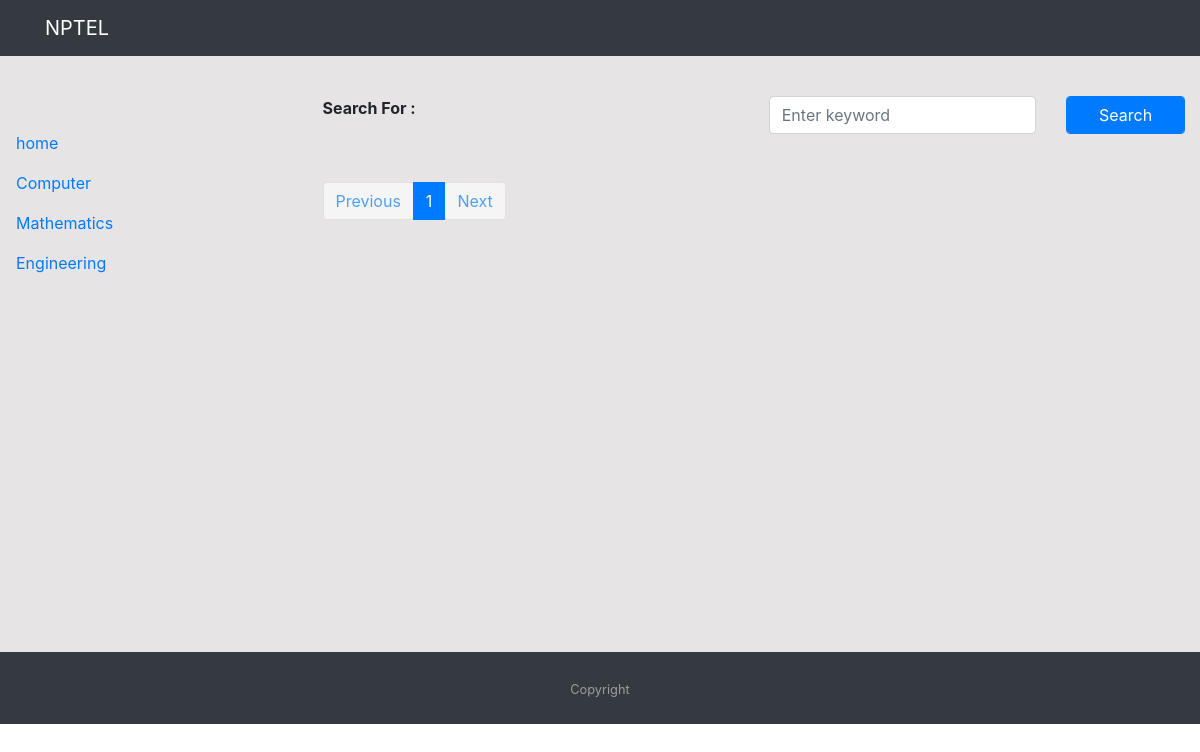
Page /engineering on the earlier database version.
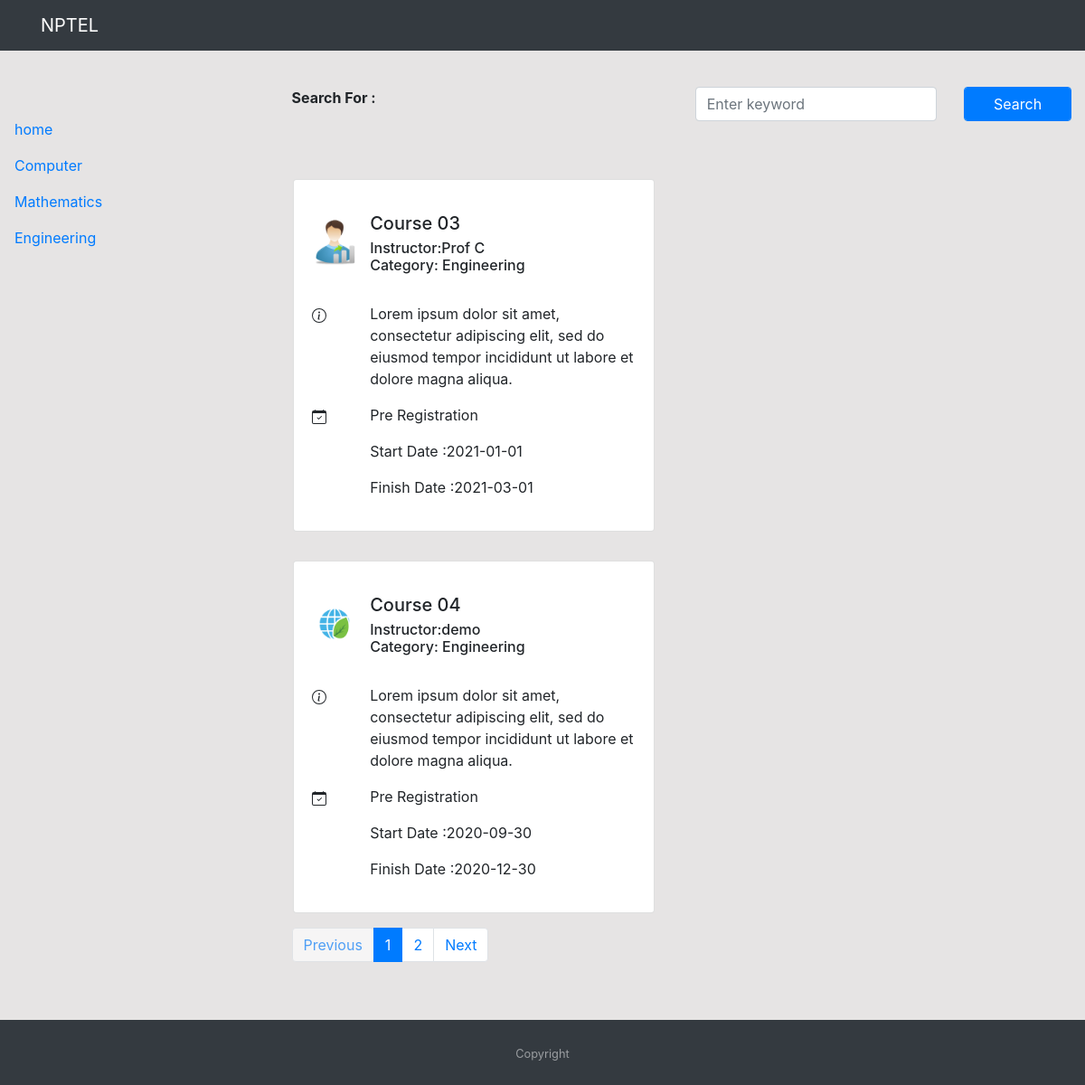
Same page on the later database version.
### app.py (models this page shows, shortened)
class Courses(db.Model):
  id = db.Column(db.Integer, primary_key=True)
  title = db.Column(db.String(100), unique=True)
  instructor = db.Column(db.String)
  category = db.Column(db.String)
  description = db.Column(db.String)
  filename = db.Column(db.String)
  type = db.Column(db.String)
  startDate = db.Column(db.Integer)
  endDate = db.Column(db.Integer)

### app.py (the view)
@app.route('/engineering', methods=['GET','POST'], defaults={"page": 1})
def get_engcourses(page):
   page = page
   pages = 5
   courses = Courses.query.order_by(Courses.id.asc()).paginate(page,pages,error_out=False)
   all_products = Courses.query.filter(Courses.category == 'Engineering')
   result = courses_schema.dump(all_products)
   if request.method == 'POST' and 'tag' in request.form:
       tag = request.form["tag"]
       search = "%{}%".format(tag)
       result = Courses.query.filter(Courses.category == "Engineering" , or_(Courses.title.like(search), Courses.instructor.like(search)))
       return render_template('eng.html', result=result , tag=tag , courses=courses)
   return render_template('eng.html', result=result , courses=courses)

### templates/eng.html (shortened to what this page needs)
{% extends "base.html" %}
{% block content %}
<section>
    {% for d in result %}
    <div class="row">
        <div class="card my-3 mx-3" style="width: 25rem;">
            <div class="card-body">
                <div class="row py-4">
                    <div class="col container">
                        <a href=""><img src="../static/imageuploads/{{d.filename}}" width="50" height="50"
                                alt="..."></a>
                    </div>
                    <div class="col-md-10 container" style="margin-right: 0%;margin-top: -15%;">
                        <h5 class="card-title">{{ d.title}}</h5>
                        <h6 class="card-subtitle mb-2 ">Instructor:{{ d.instructor}}<br> Category: {{ d.category}}</h6>
                    </div>
                </div>
                <div class="row">
                    <div class="col container">
                    </div>
                    <div class="col-md-10 container">
                        <p>{{ d.description }}</p>
                    </div>
                </div>
                <div class="row">
                    <div class="col container">
                    </div>
                    <div class="col-md-10 container">
                        <p>{{d.type}}</p>
                        <p>Start Date :{{ d.startDate}}</p>
                        <p>Finish Date :{{ d.endDate}}</p>
                    </div>
                </div>
            </div>
        </div>
    </div>
    {% endfor %}
</section>
{% endblock %}

### templates/base.html (shortened to what this page needs)
<!doctype html>
<html lang="en">
<head>
  <link rel="stylesheet" href="https://stackpath.bootstrapcdn.com/bootstrap/4.5.2/css/bootstrap.min.css"
>
  <link rel="stylesheet" href="{{ url_for('static', filename='css/main.css') }}">
</head>
<body>
  <nav class="navbar navbar-expand-lg navbar-dark bg-dark fixed-top">
    <div class="container">
      <a class="navbar-brand" href="#">NPTEL</a>
    </div>
  </nav>
  <div class="Main">
    <div class="row">
      <div class="col-3 " id="sidebar">
        <nav class="nav flex-column">
          <a class="nav-link active" href="/">home</a>
          <a class="nav-link" href="/Computer">Computer</a>
          <a class="nav-link" href="/Maths">Mathematics</a>
          <a class="nav-link" href="/engineering">Engineering</a>
        </nav>
      </div>
      <div class="col-9">
        <div class="container my-5">
          <div class="row py-5">
            <div class="col-6">
              <strong>Search For : {{ tag}}</strong>
            </div>
            <div class="col-6">
              <form action="" method="post" autocomplete="off">
                <div class="row">
                  <div class="col-8">
                    <input type="text" class="form-control" name="tag" id="tag" placeholder="Enter keyword" />
                  </div>
                  <div class="col-4" align="left">
                    <input type="submit" value="Search" class="form-control btn btn-primary " name="">
                  </div>
              </form>
            </div>
          </div>
        </div>
        <div class="row">
          <div class="col-12">
            {% block content %}
            {% endblock %}
            <nav aria-label="Page navigation example">
              <ul class="pagination">
                {% if courses.has_prev %}
                <li class="page-item"> <a class="page-link"
                    href="{{ url_for('index', page=courses.prev_num) }}">Previous</a></li>
                {% else %}
                <li class="page-item"><a class="page-link btn disabled" href="#">Previous</a></li>
                {% endif %}
                {% for page in courses.iter_pages(left_edge=3, right_edge=3) %}
                {% if page %}
                {% if page==courses.page %}
                <li class="page-item active"><a class="page-link"
                    href="{{ url_for('index', page=page) }}">{{ page }}</a></li>
                {% else %}
                <li class="page-item"><a class="page-link" href="{{ url_for('index', page=page) }}">{{ page }}</a></li>
                {% endif %}
                {% else %}
                <li class="page-item disabled" id="example_ellipsis"><a href="#" class="page-link">…</a></li>
                {% endif %}
                {% endfor %}
                {% if courses.has_next %}
                <li class="page-item"> <a class="page-link"
                    href="{{ url_for('index', page=courses.next_num) }}">Next</a></li>
                {% else %}
                <li class="page-item"><a class="page-link btn disabled" href="#">Next</a></li>
                {% endif %}
              </ul>
            </nav>
          </div>
        </div>
      </div>
    </div>
  </div>
  <footer id="sticky-footer" class="py-4 bg-dark text-white-50">
    <div class="container text-center">
      <small>Copyright </small>
    </div>
  </footer>
</body>
</html>

### static/css/main.css (style rules this page uses)
html, body { height: 100hv; }
#sticky-footer { flex-shrink: none; }
#sidebar { padding-top: 10%; padding-bottom: 30%; }
.Main { background-color: rgb(230, 228, 228); }

Differences in the rows shown:
added Courses: filename (picture), title "Course 03", instructor "Prof C", category "Engineering", description "Lorem ipsum dolor sit amet, consectetur adipiscing elit, sed do eiusmod tempor incididunt ut labore et dolore magna aliqua.", type "Pre Registration", startDate "2021-01-01", endDate "2021-03-01"
added Courses: filename (picture), title "Course 04", instructor "demo", category "Engineering", description "Lorem ipsum dolor sit amet, consectetur adipiscing elit, sed do eiusmod tempor incididunt ut labore et dolore magna aliqua.", type "Pre Registration", startDate "2020-09-30", endDate "2020-12-30"
Other differences:
new list line: "2"
